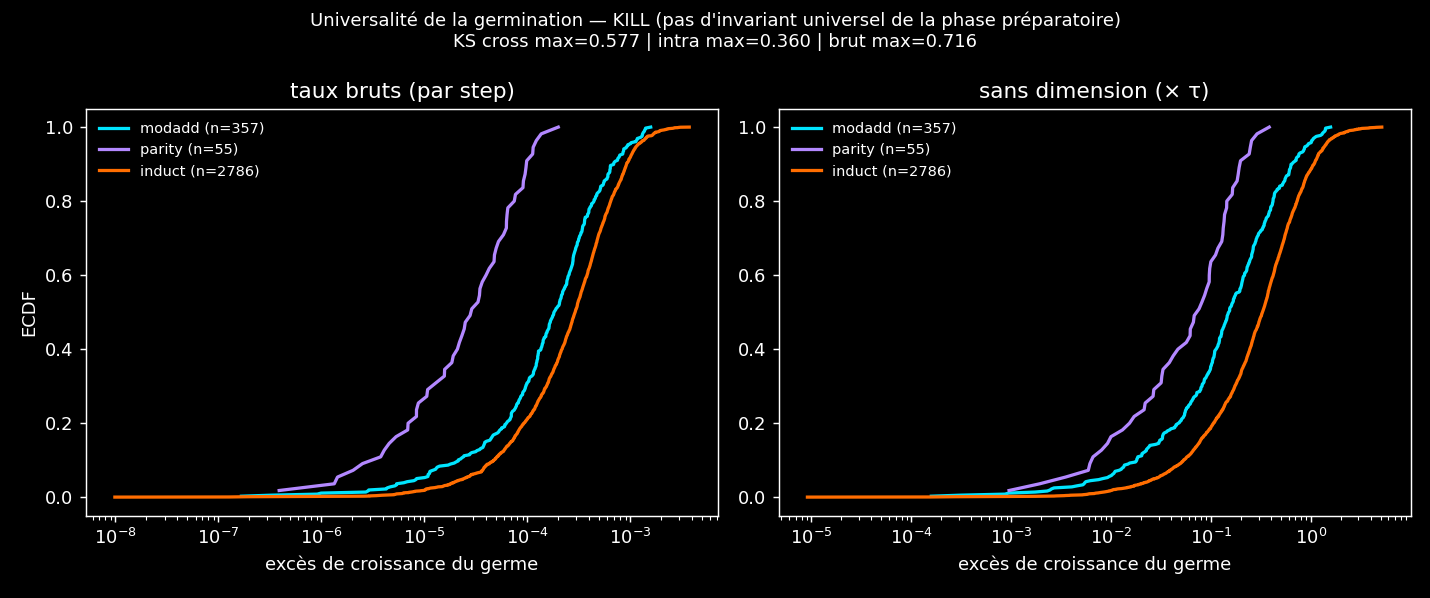

Python code for this plot:
"""Γ UNIVERSALITÉ — la phase préparatoire a-t-elle des invariants cross-système ?

L'idée (physique stat) : aux transitions de phase, des systèmes différents
partagent les mêmes exposants critiques (universalité). Ici : si la
germination est une dynamique universelle, les DISTRIBUTIONS de taux de
croissance des germes — rendues sans dimension — doivent se SUPERPOSER
entre testbeds (collapse), comme des courbes de finite-size scaling.

DONNÉES (déjà sur disque, zéro re-run) : checkpoints d'activations des 3
testbeds from-scratch où Γ est validé :
  - modadd  : GrokGPT transformer, EVERY=50  (runs wd1.0 s0-2,10-12 + frac v3 grokkers)
  - parity  : MLP 256, EVERY=100             (runs N1300 s30-31)
  - induct  : attn-only 2L, EVERY=25         (runs inductv3_2L s30-37)

STATISTIQUE (pré-enregistrée) :
  Par run grokker, fenêtre pré-grok principielle [lo, hi) (identique aux
  analyses antérieures). Par ancre : SVD (Frobenius-norm), candidates rangs
  4..32, pentes sur fenêtre 6 ckpts, θ = q95 du null aléatoire poolé/run.
  GERME = pentes > θ. On collecte les excès SANS DIMENSION :
      ẽ = (pente − θ) / EVERY × τ        avec τ = hi − lo (durée fenêtre)
  (pente/EVERY = taux par step ; × τ = croissance par durée-de-plateau.)
  Pool par testbed → distributions cumulatives (ECDF).

VERDICT (pré-enregistré, avant run) :
  baseline de bruit = KS intra-testbed (split-half des runs, moitiés de seeds)
  KEEP (collapse)  : max KS cross-testbed (3 paires, rescalé) ≤
                     2 × max KS intra-testbed ET < 0.30 absolu.
  KILL             : une paire cross ≥ 0.40 → pas d'invariant, la
                     « universalité de la phase préparatoire » meurt.
  Entre les deux   : NUANCE.
  Contrôle de pertinence du rescaling : rapporter aussi le KS NON-rescalé
  (taux par step bruts) — si rescalé ≈ non-rescalé, le rescaling est
  décoratif et le claim d'« exposants » s'affaiblit (à rapporter honnêtement).
"""
import os
import sys
import json
import glob
import time
import numpy as np
import matplotlib
matplotlib.use("Agg")
import matplotlib.pyplot as plt

HERE = os.path.dirname(os.path.abspath(__file__))
sys.path.insert(0, os.path.dirname(HERE))
sys.argv.append("--v1")
import xi_gamma_germination as xg

RESULTS = os.path.join(HERE, "gamma_universality")
RANK_LO, RANK_HI = 3, 32
WINDOW = 6
NULL_Q = 95


def excess_rates(rundir, lo, hi, every):
    """Excès de pente (germe) par step, dans la fenêtre [lo, hi)."""
    steps, acts, meta = xg.load_run(rundir)   # centré + Frobenius (mode --v1)
    rng = np.random.default_rng(meta["seed"])
    cand_slopes, null_pool, anchors = [], [], []
    for i in range(len(acts) - WINDOW + 1):
        _, _, Vt = np.linalg.svd(acts[i], full_matrices=False)
        cand = Vt[RANK_LO:RANK_HI]
        null = rng.standard_normal(cand.shape)
        null /= np.linalg.norm(null, axis=1, keepdims=True)
        win = acts[i:i + WINDOW]
        cand_slopes.append(xg.slopes_for_dirs(win, cand))
        null_pool.append(xg.slopes_for_dirs(win, null))
        anchors.append(steps[i])
    theta = np.percentile(np.concatenate(null_pool), NULL_Q)
    out = []
    for a, s in zip(anchors, cand_slopes):
        if lo <= a < hi:
            out.extend((v - theta) / every for v in s if v > theta)
    return np.array(out)


def window_for(meta, every, kind):
    traj = meta["traj"]
    t_grok = meta["t_grok"]
    if kind == "induct":
        lo = 200
    else:
        t_mem = next((t["step"] for t in traj if t["train_acc"] > 0.99), None)
        lo = (t_mem + 50) if t_mem is not None else 200
    hi = t_grok - 100
    return lo, hi


def ks_distance(x, y):
    """Kolmogorov-Smirnov bilatéral, sans scipy."""
    x, y = np.sort(x), np.sort(y)
    allv = np.concatenate([x, y])
    cx = np.searchsorted(x, allv, side="right") / len(x)
    cy = np.searchsorted(y, allv, side="right") / len(y)
    return float(np.max(np.abs(cx - cy)))


def main():
    t0 = time.time()
    testbeds = {
        "modadd": {"every": 50, "kind": "grok", "dirs":
                   [f"run_wd1.0_s{s}" for s in (0, 1, 2, 10, 11, 12)] +
                   ["run_frac0.7_wd1.0_s20", "run_frac0.7_wd1.0_s21",
                    "run_frac0.5_wd1.0_s20", "run_frac0.5_wd1.0_s21",
                    "run_frac0.4_wd1.0_s20", "run_frac0.4_wd1.0_s21"]},
        "parity": {"every": 100, "kind": "grok", "dirs":
                   [f"run_parityN1300_s{s}" for s in (30, 31, 32, 33, 34, 35, 36)]},
        "induct": {"every": 25, "kind": "induct", "dirs":
                   [f"run_inductv3_2L_s{s}" for s in range(30, 38)]},
    }

    pooled_resc, pooled_raw, per_run = {}, {}, {}
    for name, tb in testbeds.items():
        resc, raw, runs = [], [], []
        for d in tb["dirs"]:
            rd = os.path.join(xg.CKPT_ROOT, d)
            if not os.path.exists(os.path.join(rd, "traj.json")):
                continue
            meta = json.load(open(os.path.join(rd, "traj.json")))
            if meta.get("t_grok") is None:
                continue
            lo, hi = window_for(meta, tb["every"], tb["kind"])
            if hi - lo < 3 * tb["every"]:
                continue
            e = excess_rates(rd, lo, hi, tb["every"])
            if len(e) == 0:
                runs.append({"dir": d, "n": 0})
                continue
            tau = hi - lo
            resc.append(e * tau)
            raw.append(e)
            runs.append({"dir": d, "n": len(e), "tau": tau,
                         "median_raw": float(np.median(e)),
                         "median_resc": float(np.median(e * tau))})
            print(f"  {name:7s} {d:24s} n_germes={len(e):4d} τ={tau:5d} "
                  f"méd(ẽ)={np.median(e * tau):.3f}")
        pooled_resc[name] = np.concatenate(resc) if resc else np.array([])
        pooled_raw[name] = np.concatenate(raw) if raw else np.array([])
        per_run[name] = runs

    # -------- intra-testbed (split-half par runs) = plancher de bruit
    intra = {}
    for name, tb in testbeds.items():
        halves = [[], []]
        i = 0
        for d in tb["dirs"]:
            rd = os.path.join(xg.CKPT_ROOT, d)
            if not os.path.exists(os.path.join(rd, "traj.json")):
                continue
            meta = json.load(open(os.path.join(rd, "traj.json")))
            if meta.get("t_grok") is None:
                continue
            lo, hi = window_for(meta, tb["every"], tb["kind"])
            if hi - lo < 3 * tb["every"]:
                continue
            e = excess_rates(rd, lo, hi, tb["every"])
            if len(e):
                halves[i % 2].append(e * (hi - lo))
                i += 1
        if halves[0] and halves[1]:
            intra[name] = ks_distance(np.concatenate(halves[0]),
                                      np.concatenate(halves[1]))
    intra_max = max(intra.values())

    # -------- cross-testbed
    names = [n for n in testbeds if len(pooled_resc[n])]
    cross_resc, cross_raw = {}, {}
    for i in range(len(names)):
        for j in range(i + 1, len(names)):
            a, b = names[i], names[j]
            cross_resc[f"{a}↔{b}"] = ks_distance(pooled_resc[a], pooled_resc[b])
            cross_raw[f"{a}↔{b}"] = ks_distance(pooled_raw[a], pooled_raw[b])
    cross_max = max(cross_resc.values())

    if cross_max <= max(2 * intra_max, 1e-9) and cross_max < 0.30:
        verdict = "KEEP (COLLAPSE — invariants de germination cross-système)"
    elif cross_max >= 0.40:
        verdict = "KILL (pas d'invariant universel de la phase préparatoire)"
    else:
        verdict = "NUANCE (collapse partiel)"

    out = {"preregistered": {
              "cross_ks_rescaled": cross_resc, "cross_ks_raw": cross_raw,
              "intra_ks": intra, "intra_max": intra_max,
              "cross_max": cross_max, "verdict": verdict},
           "n_pooled": {n: int(len(pooled_resc[n])) for n in names},
           "per_run": per_run, "runtime_s": time.time() - t0}
    with open(RESULTS + ".json", "w") as f:
        json.dump(out, f, indent=1)

    # -------- figure : ECDF brut vs rescalé
    plt.style.use("dark_background")
    fig, axes = plt.subplots(1, 2, figsize=(11, 4.6))
    colors = {"modadd": "#00e5ff", "parity": "#b388ff", "induct": "#ff6d00"}
    for ax, pool, title in [(axes[0], pooled_raw, "taux bruts (par step)"),
                            (axes[1], pooled_resc, "sans dimension (× τ)")]:
        for n in names:
            x = np.sort(pool[n])
            ax.plot(x, np.arange(1, len(x) + 1) / len(x), color=colors[n],
                    lw=1.8, label=f"{n} (n={len(x)})")
        ax.set_xscale("log")
        ax.set_title(title, color="white")
        ax.set_xlabel("excès de croissance du germe")
        ax.legend(frameon=False, fontsize=8)
    axes[0].set_ylabel("ECDF")
    fig.suptitle(f"Universalité de la germination — {verdict}\n"
                 f"KS cross max={cross_max:.3f} | intra max={intra_max:.3f} "
                 f"| brut max={max(cross_raw.values()):.3f}", color="white",
                 fontsize=10)
    plt.tight_layout()
    plt.savefig(RESULTS + ".png", dpi=130, facecolor="black")

    print("\n" + "=" * 60)
    print(f"intra (plancher bruit) : {intra}")
    print(f"cross rescalé          : {cross_resc}")
    print(f"cross brut             : {cross_raw}")
    print(f"VERDICT : {verdict}  ({time.time() - t0:.0f}s)")


if __name__ == "__main__":
    main()
